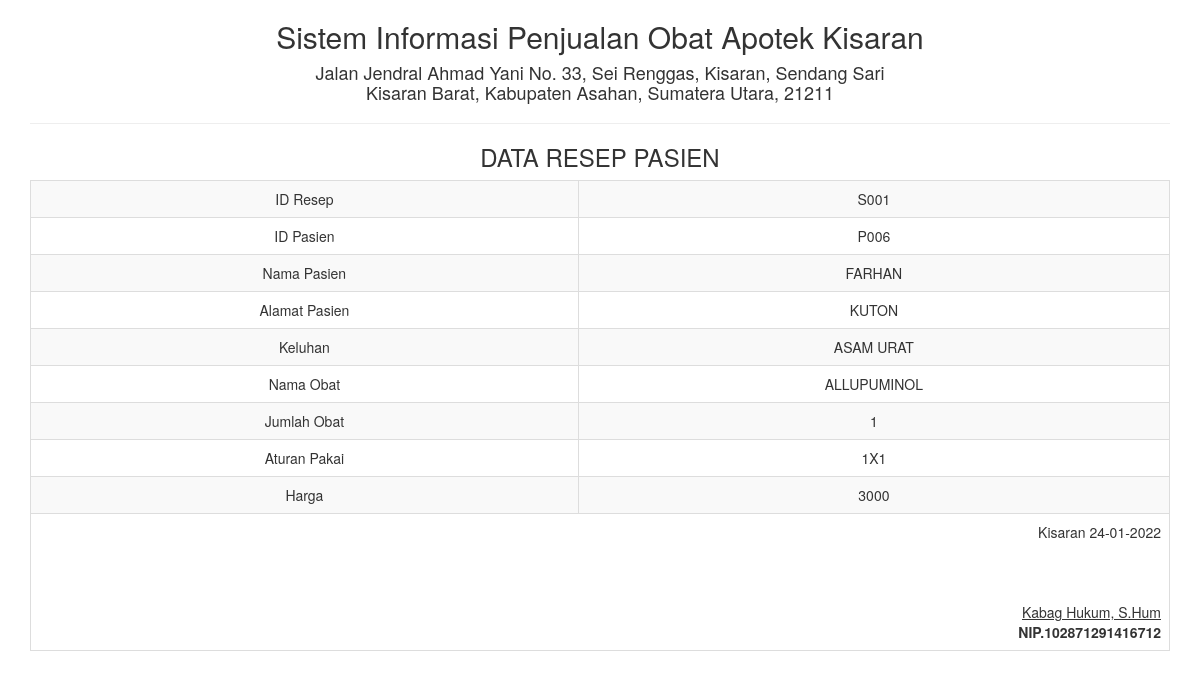
The app's page /report/laporan_reseppersatu.php?id=S001 with its own data.
### tables this page shows
CREATE TABLE `resep` (
  `id_resep` varchar(10) NOT NULL,
  `id_pasien` varchar(10) NOT NULL,
  `nama_pasien` varchar(50) NOT NULL,
  `alamat_pasien` varchar(100) NOT NULL,
  `keluhan` varchar(200) NOT NULL,
  `nama_obat` varchar(20) NOT NULL,
  `jml_obat` int(5) NOT NULL,
  `aturan_pakai` varchar(20) NOT NULL,
  `harga` int(10) NOT NULL
);

### report/laporan_reseppersatu.php (the view, shortened to what this page needs)
<!DOCTYPE html>
<html>
    <head>
        <link href="../Assets/css/bootstrap.min.css" rel="stylesheet" type="text/css"/>
    </head>
    <body onload="print()">
        <?php
        $sql = "SELECT * FROM resep WHERE id_resep='" . $_GET ['id'] . "'";
        $query = mysqli_query($koneksi, $sql) or die("SQL Detail error");
        $data = mysqli_fetch_array($query);
        ?>
        <div class="container">
            <div class='row'>
                <div class="col-sm-12">
                    <div class="text-center">
                        <h2>Sistem Informasi Penjualan Obat Apotek Kisaran </h2>
                        <h4>Jalan Jendral Ahmad Yani No. 33, Sei Renggas, Kisaran, Sendang Sari <br> Kisaran Barat, Kabupaten Asahan, Sumatera Utara, 21211</h4>
                        <hr>
                        <h3>DATA RESEP PASIEN</h3>
                        <table class="table table-bordered table-striped table-hover">
                            <tbody>
                                <tr>
                                    <td>ID Resep</td> <td><?= $data['id_resep'] ?></td>
                                </tr>
								<tr>
                                    <td>ID Pasien</td> <td><?= $data['id_pasien'] ?></td>
                                </tr>
                                <tr>
                                    <td>Nama Pasien</td> <td><?= $data['nama_pasien'] ?></td>
                                </tr>
                                <tr>
                                    <td>Alamat Pasien</td> <td><?= $data['alamat_pasien'] ?></td>
                                </tr>
                                <tr>
                                    <td>Keluhan</td> <td><?= $data['keluhan'] ?></td>
                                </tr>
								<tr>
                                    <td>Nama Obat</td> <td><?= $data['nama_obat'] ?> </td>
                                </tr>
                                <tr>
                                    <td>Jumlah Obat</td> <td><?= $data['jml_obat'] ?> </td>
                                </tr>
                                <tr>
                                    <td>Aturan Pakai</td> <td><?= $data['aturan_pakai'] ?> </td>
                                </tr>
                                <tr>
                                    <td>Harga</td> <td><?= $data['harga'] ?> </td>
                                </tr>
                            </tbody>
                            <tfoot>
                                <tr>
                                    <td colspan="2" class="text-right">
                                        Kisaran  <?= date("d-m-Y") ?>
                                        <br><br><br><br>
                                        <u>Kabag Hukum, S.Hum<strong></u><br>
                                        NIP.102871291416712
									</td>
								</tr>
							</tfoot>
                        </table>
                    </div>
                </div>
            </div>
    </body>
</html>

### records on screen
resep: id_resep "S001", id_pasien "P006", nama_pasien "FARHAN", alamat_pasien "KUTON", keluhan "ASAM URAT", nama_obat "ALLUPUMINOL", jml_obat "1", aturan_pakai "1X1", harga "3000"
